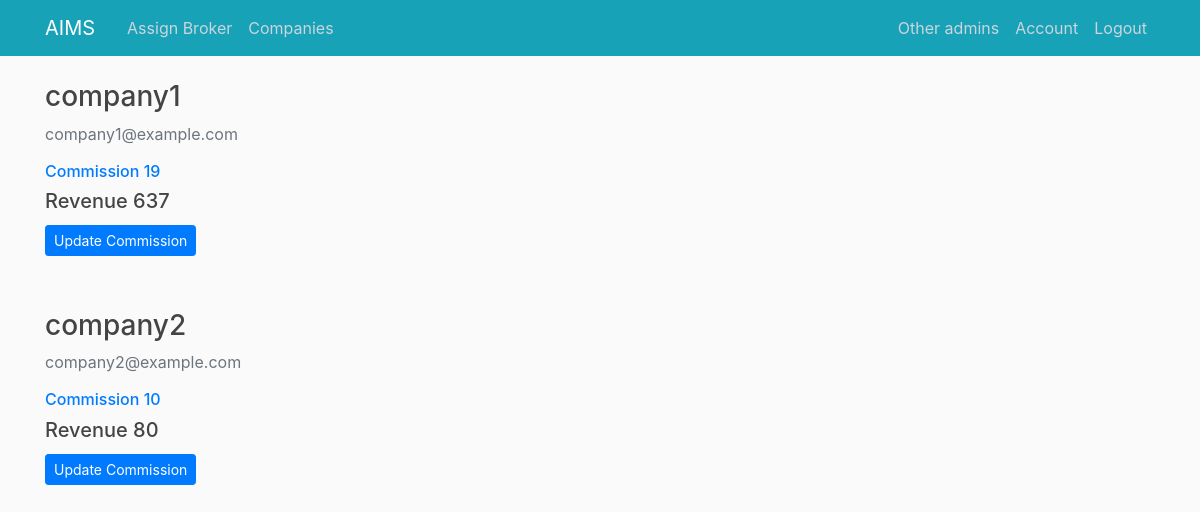
The app's page /viewcompanies (signed in), older data.
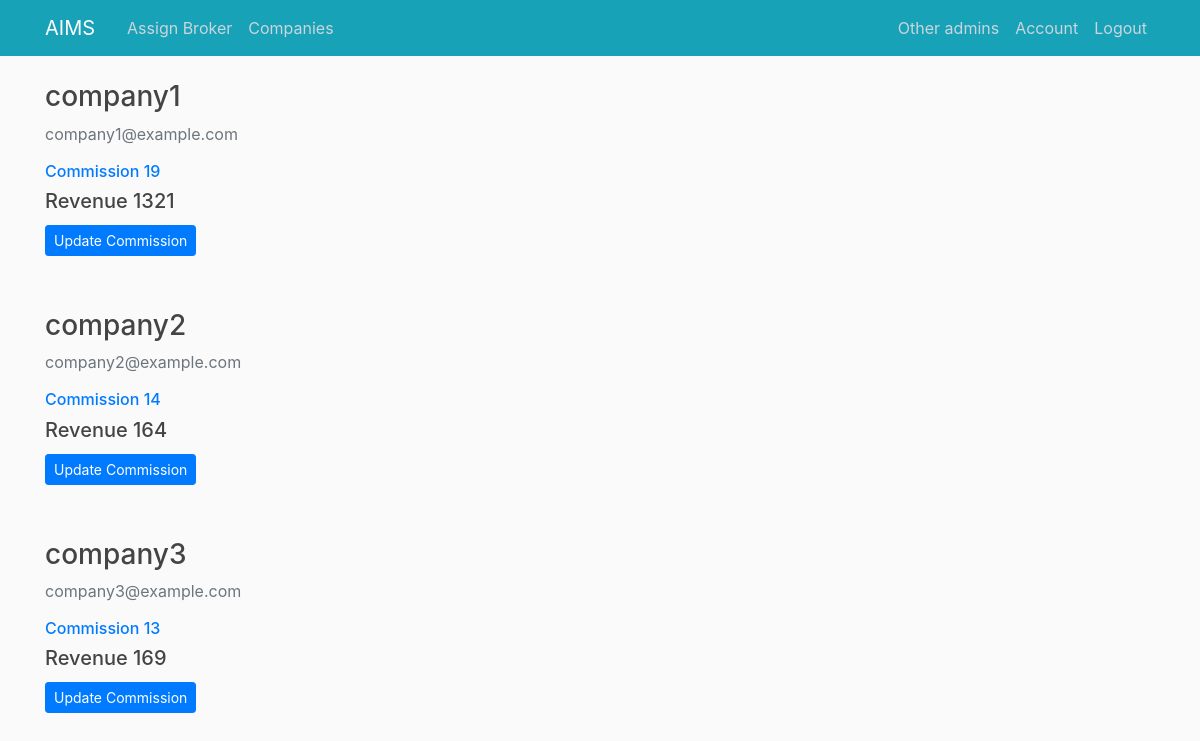
The same page, newer data.
### aims_/models.py (models this page shows, shortened)
class Company(db.Model, UserMixin):
    id = db.Column(db.Integer, primary_key=True)
    username = db.Column(db.String(20), unique=True, nullable=False)
    email = db.Column(db.String(120), unique=True, nullable=False)
    image_file = db.Column(db.String(20), nullable=False, default='default.png')
    password = db.Column(db.String(60), nullable=False)
    commission = db.Column(db.Integer,nullable=False,default = 10)
    revenue_generated = db.Column(db.Integer,nullable=False,default = 0)
    invoices = db.relationship('Invoice', backref='owner', lazy=True)

### aims_/routes.py (the view)
@app.route("/viewcompanies")
@login_required
def view_companies():
    if session['account_type']== 'admin':
        companies = Company.query.all()
        return render_template('view_companies.html', title='View Companies',companies = companies)
    abort(403)

### aims_/models.py (called while the page is built)
@login_manager.user_loader
def load_user(user_id):
    if 'account_type' in session:
        if session['account_type'] == 'broker':
            return Broker.query.get(int(user_id))
        elif session['account_type'] == 'admin':
            return Admin.query.get(int(user_id))
        elif session['account_type'] == 'company':
            return Company.query.get(int(user_id))
    return None

### aims_/templates/view_companies.html
{% extends "layout.html" %}
{% block content %}
{% for company in companies %}
        <div class="media-body">
                <h3><a class="article-title">{{ company.username }}</a></h3>
                <p class="text-secondary">{{ company.email }}</p>
                <h6 class="text-primary">Commission {{ company.commission }}</h6>
                <h5 class="text-shadow">Revenue {{ company.revenue_generated }}</h5>
                <a class="btn btn-primary btn-sm mt-1 mb-1" href="{{ url_for('view_company_by_id', company_id=company.id) }}">Update Commission</a>
        </div>
        <div class="col-md-9 mu-5 mb-5"></div>
{% endfor %}
{% endblock content %}

Row changes from the older to the newer data that the page shows:
changed Company "company1": revenue_generated "637" → "1321"
changed Company "company2": commission "10" → "14"; revenue_generated "80" → "164"
added Company: username "company3", email "company3@example.com", commission "13", revenue_generated "169"
